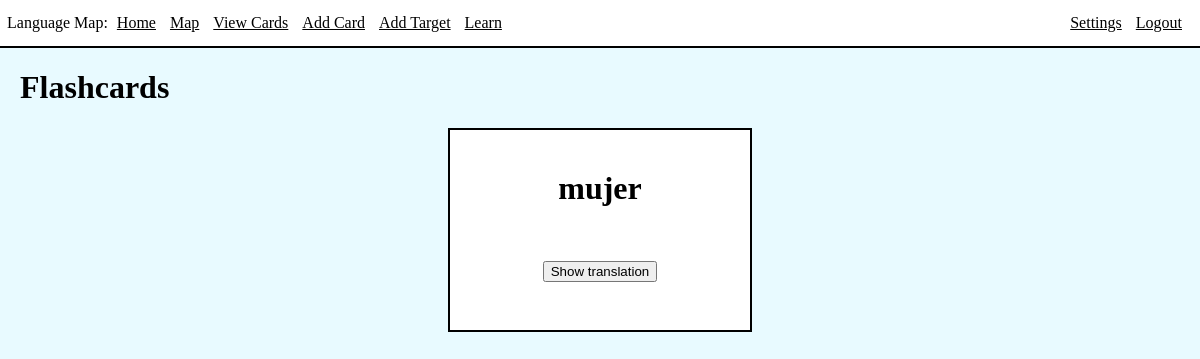
The app's page /flashcards (signed in), older data.
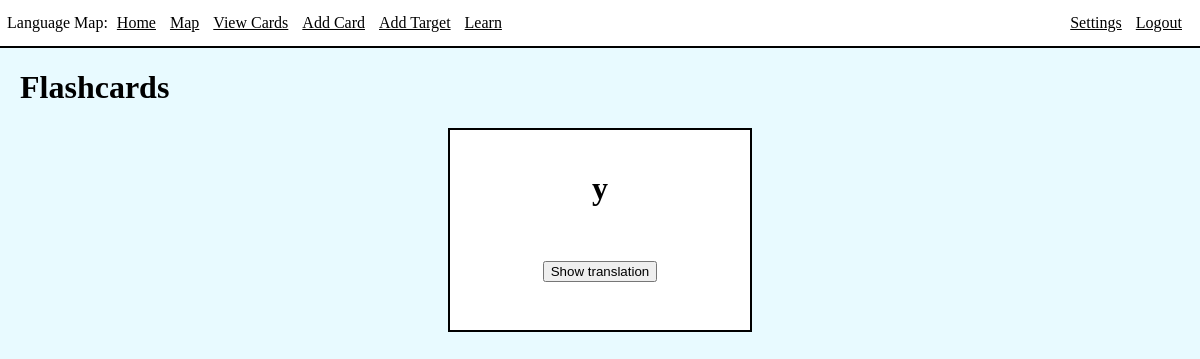
The same page, newer data.
### app/models.py (models this page shows, shortened)
class Card(db.Model):
    id = db.Column(db.Integer, primary_key=True)
    word = db.Column(db.String(64), index=True, unique=True)
    translation = db.Column(db.String(1000), index=True)
    status = db.Column(db.String(64), index=True)
    nextReviewDate = db.Column(db.Date, index=True)
    lastInterval = db.Column(db.Integer)
    variants = db.relationship("Variant", backref='card', lazy=True)

### app/routes.py (the view, shortened to what this page needs)
@app.route('/flashcards', methods=['GET', 'POST'])
@login_required
def flashcards():
    flashcards = getFlashcards()
    repeatForm = RepeatCard()
    completeForm = CompleteCard()
    if not flashcards:
        flash('You have reviewed all due cards!')
        return render_template('learn.html', title='Learn')
    return render_template('flashcards.html', title='Flashcards', flashcards=flashcards, repeatForm=repeatForm, completeForm=completeForm)

### app/models.py (called while the page is built)
@login.user_loader
def load_user(id):
    return User.query.get(int(id))

### app/routes.py (called while the page is built)
def getFlashcards():
    curDate = date.today()
    flashcards = db.session.query(Card).filter(Card.nextReviewDate<=curDate, Card.status!='repeat').all()
    if not flashcards:
        flashcards = getReviewCards()
    return flashcards

def getReviewCards():
    reviewCards = db.session.query(Card).filter(Card.status=='repeat').all()
    reviewCards = db.session.query(Card).filter(Card.lastInterval==2).all()
    return reviewCards

### app/templates/flashcards.html (shortened to what this page needs)
{% extends 'base.html' %}
{% block content %}
<div class="int">
    <h1>Flashcards</h1>
    {% if not flashcards %}
        <p>No more cards to review today!</p>
    {% else %}
    <div class="flashcard">
        <div class="entireCard">
        <div class="cardText">{{ flashcards[0].word }}</div><br>
        <br><br>
        <div class="cardButtons">
        <button class="swap" id="showElement" onclick="swap()">Show translation</button>
        <div class="cardOptions">
        </div>
        </div>
        </div>
    </div>
    {% endif %}
</div>
{% endblock %}

Row changes from the older to the newer data that the page shows:
no longer on this page (row edited): Card: word "mujer"
now on this page (row edited): Card: word "y"
